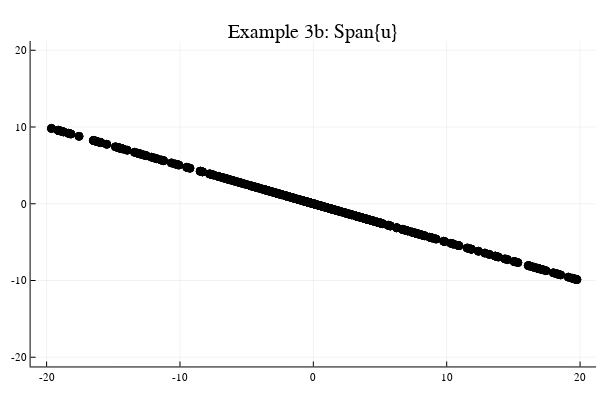

Notebook cell for this chart:
### Markdown cell above
## Example 3b.  Plot many possible linear combinations using one vector in $\mathbb{R}^2$

For each linear combination, a random integer ($a_1$) between -20 and 20 is used as a weight for the vector. 

NOTE: a "linear combination" of a single vector is simply a "multiple" of that vector!!!

### Code cell
# Example 3b
using Plots
plotly()

NumberOfPoints=300;


a1=rand(-20:20)*rand(); 
U=u*a1; 

while abs(U[1])>20 || abs(U[2])>20
   a1=rand(-20:20)*rand(); 
    U=u*a1 
end


p=plot(title="Example 3b: Span{u}",lims=[-20,20], legend=false)

scatter!([U[1], U[1]],[U[2],U[2]], markercolor="black")

if NumberOfPoints>1
    for n = 2:NumberOfPoints
        a1=rand(-20:20)*rand(); 
        U=u*a1;
        while abs(U[1])>20 || abs(U[2])>20
            a1=rand(-20:20)*rand()
            U=u*a1 
        end
        scatter!([U[1], U[1]],[U[2],U[2]], markercolor="black")
    end
end
display(p)
